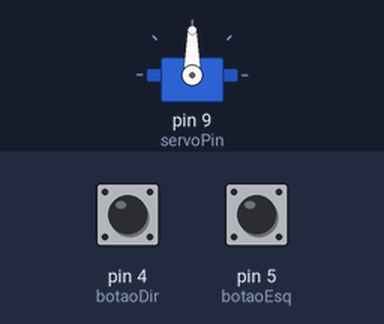
A sketch run on a simulated Arduino Uno, built with avr-gcc and run on an emulated ATmega328P. Parts: servo. The test bench sets the inputs (shaded band); at power-on: pin 4 (botaoDir) HIGH, pin 5 (botaoEsq) HIGH.

Above: at 1.4 s.
1.5 s: pin 4 (botaoDir) pulled LOW for 0.15 s
At 2.1 s:
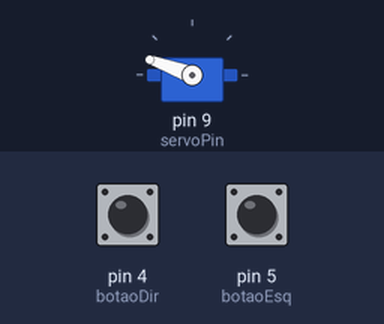
3.1 s: pin 5 (botaoEsq) pulled LOW for 0.15 s
At 4.3 s:
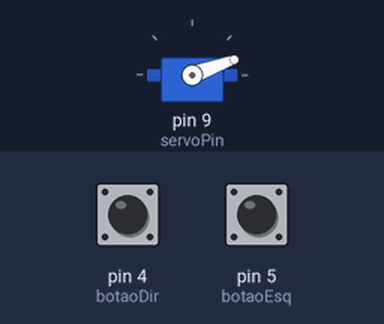
4.7 s: pin 4 (botaoDir) pulled LOW for 1 s
At 5.7 s:
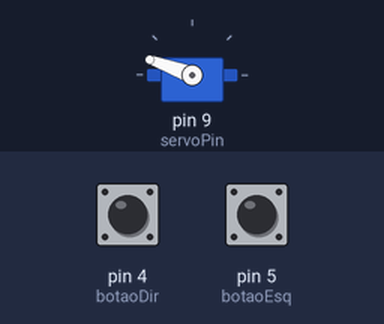
7.2 s: pin 5 (botaoEsq) pulled LOW for 1 s
At 7.6 s:
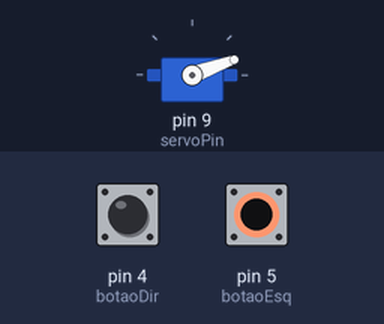
Timing chart, 0 to 10.2 s (numbered marks = the images above; inputs shaded):
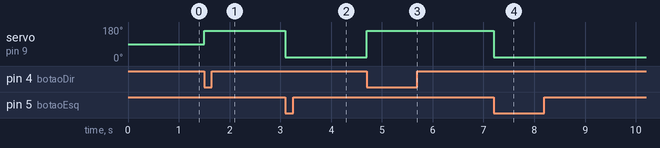

The sketch:

Motor1.ino
```cpp
#include <Servo.h>

Servo meuServo;

const int botaoEsq = 5;
const int botaoDir = 4;
const int servoPin = 9;

int angulo = 90;

void setup() {
  pinMode(botaoEsq, INPUT_PULLUP);
  pinMode(botaoDir, INPUT_PULLUP);

  meuServo.attach(servoPin);
  delay(200); // Pequena pausa para estabilizar o servo ao iniciar
  meuServo.write(angulo); // Força a posição central (90°)
}

void loop() {
  bool estadoEsq = digitalRead(botaoEsq);
  bool estadoDir = digitalRead(botaoDir);

  if (estadoEsq == LOW && estadoDir == HIGH) {
    angulo = 20;
    meuServo.write(angulo);
    delay(150);
  }
  else if (estadoEsq == HIGH && estadoDir == LOW) {
    angulo = 160;
    meuServo.write(angulo);
    delay(150);
  }
  else {
    // Mantém parado se nenhum ou os dois forem premidos
  }
}
```

Measured:
- after the input at 1.5 s, servo on pin 9 (servoPin): 90° → 160° at once
- after the input at 3.1 s, servo on pin 9 (servoPin): 160° → 20° at once
- after the input at 4.7 s, servo on pin 9 (servoPin): 20° → 160° at once
- after the input at 7.2 s, servo on pin 9 (servoPin): 160° → 20° at once
